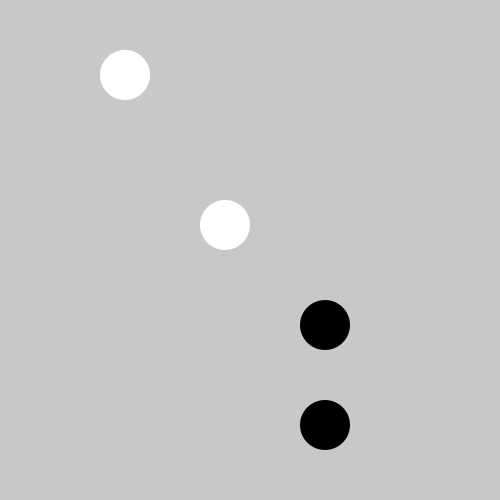
Frame 1 (no input)
Frame 60 (the mouse pressed at the canvas centre just before this capture): identical to frame 1, image omitted
Frame 120 (the mouse held since frame 60 and released just before this capture): identical to frame 1, image omitted

The Processing sketch that drew this single still picture (run headless with seeded random() and noise(); from frame 60 on, the mouse is pressed at the canvas centre):

// Processing sketch: damSteen
// ── damSteen.pde
class Damsteen {
  int x, y, diameter;
  color kleur;
  boolean isGeselecteerd;

  Damsteen(int x, int y, int diameter, color kleur) {
    this.x = x;
    this.y = y;
    this.diameter = diameter;
    this.kleur = kleur;
    isGeselecteerd = false;
  }

  void tekenSteen() {
    if (isGeselecteerd) {
      stroke(#0000FF);
      strokeWeight(3);
    } else {
      noStroke();
    }
    fill(kleur);
    ellipseMode(CORNER);
    ellipse(x, y, diameter, diameter);
  }

  void isGeselecteerd() {
    if (mouseX >= x && mouseX <= x+diameter && mouseY >= y && mouseY <= y+diameter) {
      isGeselecteerd = true;
    } else {
      isGeselecteerd = false;
    }
  }
}



int grootte = 50;


//MOOIER
Damsteen[] stenen = new Damsteen[]{ new Damsteen(100, 50, grootte, #ffffff), 
  new Damsteen(200, 200, grootte, #ffffff), 
  new Damsteen(300, 300, grootte, #000000), 
  new Damsteen(300, 400, grootte, #000000)
};

void setup() {
  size(500, 500);
  smooth(10);
}


void draw() {
  background(200);
  for (int i=0; i<stenen.length; i++) {
    stenen[i].tekenSteen();
  }
}

void mouseClicked() {
  for (int i=0; i<stenen.length; i++) {
    stenen[i].isGeselecteerd();
  }
}
